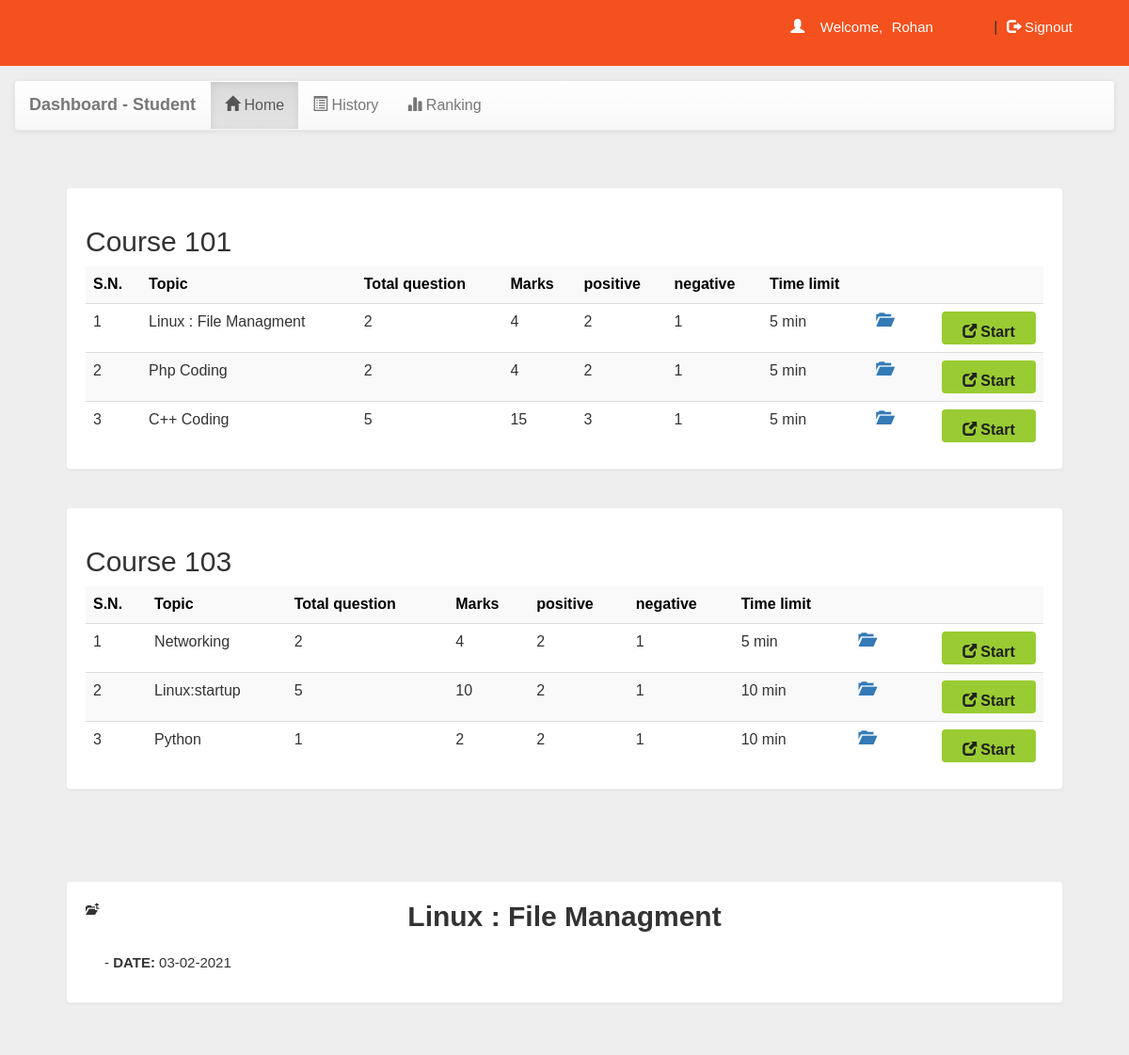
The app's page /account.php?q=1&fid=558920ff906b8 (signed in) with its own data.
### tables this page shows
CREATE TABLE `assigned` (
  `userId` varchar(50) NOT NULL,
  `courseId` varchar(50) NOT NULL
);

CREATE TABLE `course` (
  `courseId` varchar(50) NOT NULL,
  `courseName` varchar(255) NOT NULL,
  `password` varchar(500) NOT NULL
);

CREATE TABLE `quiz` (
  `eid` text NOT NULL,
  `title` varchar(100) NOT NULL,
  `correct` int NOT NULL,
  `wrong` int NOT NULL,
  `total` int NOT NULL,
  `time` bigint NOT NULL,
  `intro` text NOT NULL,
  `tag` varchar(100) NOT NULL,
  `date` timestamp NOT NULL DEFAULT CURRENT_TIMESTAMP ON UPDATE CURRENT_TIMESTAMP,
  `courseId` varchar(50) DEFAULT NULL,
  `calculator` tinyint(1) NOT NULL
);

### account.php (the view, shortened to what this page needs)
<!DOCTYPE html PUBLIC "-//W3C//DTD XHTML 1.0 Transitional//EN" "http://www.w3.org/TR/xhtml1/DTD/xhtml1-transitional.dtd">
<html xmlns="http://www.w3.org/1999/xhtml">
<head>
<link  rel="stylesheet" href="css/bootstrap.min.css"/>
 <link  rel="stylesheet" href="css/bootstrap-theme.min.css"/>
 <link rel="stylesheet" href="css/main.css">
 <link  rel="stylesheet" href="css/font.css">
  <link rel="stylesheet" href="https://pro.fontawesome.com/releases/v5.10.0/css/all.css"/>
</head>
<body>
<div class="header">
<div class="row" style="background-color:#f4511e;">
<div class="col-md-4 col-md-offset-2">
 <?php
include_once 'dbConnection.php';
if (!(isset($_SESSION['userId']))) {
    header("location:index.php");
} else {
    $name = $_SESSION['name'];
    $uid = $_SESSION['userId'];
    echo '<span class="pull-right top title1" ><span class="log1"><span class="glyphicon glyphicon-user" aria-hidden="true"></span>&nbsp;&nbsp;&nbsp;&nbsp;Welcome,</span> <a href="account.php?q=1" class="log log1">' . $name . '</a>&nbsp;|&nbsp;<a href="logout.php?q=account.php" class="log"><span class="glyphicon glyphicon-log-out" aria-hidden="true"></span>&nbsp;Signout</button></a></span>';
}?>
</div>
</div></div>
<div class="bg">
<nav class="navbar navbar-default title1">
  <div class="container-fluid">
    <div class="navbar-header">
      <a class="navbar-brand" href="account.php?q=1"><b>Dashboard - Student</b></a>
    </div>
    <div class="collapse navbar-collapse" id="bs-example-navbar-collapse-1">
    <?php
  if (@$_GET['q'] != 'quiz' || @$_GET['step'] != 2)
  {
     echo  '<ul class="nav navbar-nav navbar left">
        <li ';
         if (@$_GET['q'] == 1) {
    echo 'class="active"';
}
echo '
 >
<a href="account.php?q=1"><span class="glyphicon glyphicon-home" aria-hidden="true"></span>&nbsp;Home<span class="sr-only">(current)</span></a></li>
        <li ';
        if (@$_GET['q'] == 2) {
    echo 'class="active"';
}
echo '>
<a href="account.php?q=2"><span class="glyphicon glyphicon-list-alt" aria-hidden="true"></span>&nbsp;History</a></li>
    <li ';
    if (@$_GET['q'] == 3) {
    echo 'class="active"';
}
echo '><a href="account.php?q=3"><span class="glyphicon glyphicon-stats" aria-hidden="true"></span>&nbsp;Ranking</a></li>
  </ul>';
  }
?>
      </div>
  </div>
</nav>
<div class="container">
<div class="row">
<div class="col-md-12">
<?php if (@$_GET['q'] == 1) {
    $q = mysqli_query($con, "SELECT * FROM assigned  WHERE userId = $uid");
    while($ci = mysqli_fetch_array($q))
    {
      $cid = $ci['courseId'];
      $q1 = mysqli_query($con, "SELECT courseName FROM  course WHERE courseId = '$cid'");
      while($cn = mysqli_fetch_array($q1))
    {
      $cname= $cn['courseName'];
    }
    $result = mysqli_query($con, "SELECT * FROM quiz WHERE courseId = '$cid' ORDER BY date DESC");
    echo '<div class="panel">
    <h2>'.$cname.'</h2>
    <table class="table table-striped title1">
<tr style="color:black"><td><b>S.N.</b></td><td><b>Topic</b></td><td><b>Total question</b></td><td><b>Marks</b></td><td><b>positive</b></td><td><b>negative</b></td><td><b>Time limit</b></td><td></td><td></td></tr>';
    $c = 1;
    while ($row = mysqli_fetch_array($result)) {
        $title = $row['title'];
        $total = $row['total'];
        $sahi = $row['correct'];
        $wrong = $row['wrong'];
        $time = $row['time'];
        $eid = $row['eid'];
        $q12 = mysqli_query($con, "SELECT score FROM history WHERE eid='$eid' AND userId='$uid'") or die('Error98');
        $rowcount = mysqli_num_rows($q12);
        if ($rowcount == 0) {
            echo '<tr><td>' . $c++ . '</td><td>' . $title . '</td><td>' . $total . '</td><td>' . $sahi * $total . '</td><td>' . $sahi . '</td><td>' . $wrong . '</td><td>' . $time . '&nbsp;min</td>
  <td><a title="Open quiz description" href="account.php?q=1&fid=' . $eid . '"><b><span class="glyphicon glyphicon-folder-open" aria-hidden="true"></span></b></a></td>
  <td><b><a href="account.php?q=quiz&step=2&eid=' . $eid . '&n=1&t=' . $total . '&timer=1" class="pull-right btn sub1" style="margin:0px;background:#99cc32"><span class="glyphicon glyphicon-new-window" aria-hidden="true"></span>&nbsp;<span class="title1"><b>Start</b></span></a></b></td></tr>';
        }
    }
    echo '</table></div>';
  }
}?>
<?php if (@$_GET['fid']) {
    echo '<br />';
    $eid = @$_GET['fid'];
    $result = mysqli_query($con, "SELECT * FROM quiz WHERE eid='$eid' ") or die('Error');
    while ($row = mysqli_fetch_array($result)) {
        $title = $row['title'];
        $date = $row['date'];
        $date = date("d-m-Y", strtotime($date));
        $intro = $row['intro'];
        echo '<div class="panel"<a title="Back to Archive" href="update.php?q1=2"><b><span class="glyphicon glyphicon-level-up" aria-hidden="true"></span></b></a><h2 style="text-align:center; margin-top:-15px;font-family: "Ubuntu", sans-serif;"><b>' . $title . '</b></h1>';
        echo '<div class="mCustomScrollbar" data-mcs-theme="dark" style="margin-left:10px;margin-right:10px; max-height:450px; line-height:35px;padding:5px;"><span style="line-height:35px;padding:5px;">-&nbsp;<b>DATE:</b>&nbsp;' . $date . '</span>
<span style="line-height:35px;padding:5px;"></span><br />' . $intro . '</div></div>';}
}?>
</div></div></div>
</div>
</body>
</html>

### css/main.css (style rules this page uses)
body { overflow-x: hidden; width: 100%; font-size: 12px !important; font-family: Montserrat, sans-serif; background: #eee; min-height: 550px; background-attachment: fixed; }
.bg { min-height: 540px; }
.panel { border-color: #eee; margin: 40px; padding: 20px; font: 15px "Century Gothic", "Times Roman", sans-serif; }
.header { background: #f4511e; height: 70px; }
.title1 { font: 16px "Century Gothic", "Times Roman", sans-serif; }
.sub1 { width: 90px; color: #202020; background: orange; font-size: 15px; height: 35px; margin: 20px; padding: 10px; width: 100px; }
.top { margin-top: 20px; }
.log1 { font: 15px "Montserrat", sans-serif; color: #fff; margin-left: 10px; }
.log { margin: 10px; margin-right: 60px; margin-left: 5px; color: #fff; text-decoration: none; font-size: 20px; font-size: 15px; }

### account.php (style rules this page uses)
.bg { display: block; padding: 15px; float: left; width: 100%; }

### records on screen
assigned: courseId.courseName "Course 101"
quiz: title "Linux : File Managment", total "2", $sahi * $total "4", correct "2", wrong "1", time "5", date "03-02-2021"
quiz: title "Php Coding", total "2", $sahi * $total "4", correct "2", wrong "1", time "5"
quiz: title "C++ Coding", total "5", $sahi * $total "15", correct "3", wrong "1", time "5"
assigned: courseId.courseName "Course 103"
quiz: title "Networking", total "2", $sahi * $total "4", correct "2", wrong "1", time "5"
quiz: title "Linux:startup", total "5", $sahi * $total "10", correct "2", wrong "1", time "10"
quiz: title "Python", total "1", $sahi*$total "2", correct "2", wrong "1", time "10"

### other values on screen
$name "Rohan"
